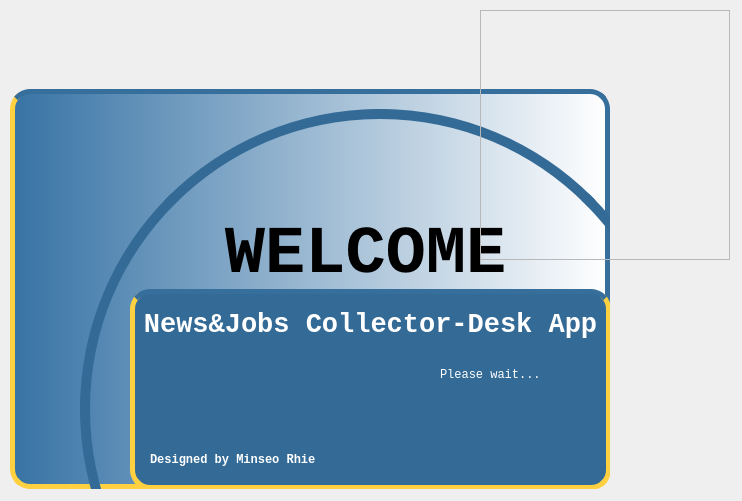
<?xml version="1.0" encoding="UTF-8"?>
<ui version="4.0">
 <class>MainWindow</class>
 <widget class="QMainWindow" name="MainWindow">
  <property name="geometry">
   <rect>
    <x>0</x>
    <y>0</y>
    <width>742</width>
    <height>501</height>
   </rect>
  </property>
  <property name="windowTitle">
   <string>MainWindow</string>
  </property>
  <widget class="QWidget" name="centralwidget">
   <widget class="QFrame" name="main_bg_frame">
    <property name="geometry">
     <rect>
      <x>10</x>
      <y>89</y>
      <width>600</width>
      <height>400</height>
     </rect>
    </property>
    <property name="styleSheet">
     <string notr="true">border-radius: 20px;
background-color: qlineargradient(spread:pad, x1:0, y1:1, x2:1, y2:1, stop:0 rgba(55, 115, 165, 255), stop:1 rgba(255, 255, 255, 255));
border-bottom: 5px solid rgb(255, 209, 65);
border-right: 5px solid rgb(54, 110, 156);
border-top: 5px solid rgb(54, 110, 156);
border-left: 5px solid rgb(255, 209, 65);</string>
    </property>
    <property name="frameShape">
     <enum>QFrame::StyledPanel</enum>
    </property>
    <property name="frameShadow">
     <enum>QFrame::Raised</enum>
    </property>
    <widget class="QFrame" name="logo_frame">
     <property name="geometry">
      <rect>
       <x>0</x>
       <y>0</y>
       <width>181</width>
       <height>151</height>
      </rect>
     </property>
     <property name="styleSheet">
      <string notr="true">image: url(:/images/image/python_logo.png);
background-color: none;
border: none</string>
     </property>
     <property name="frameShape">
      <enum>QFrame::StyledPanel</enum>
     </property>
     <property name="frameShadow">
      <enum>QFrame::Raised</enum>
     </property>
    </widget>
    <widget class="QFrame" name="middle_line_first">
     <property name="geometry">
      <rect>
       <x>70</x>
       <y>20</y>
       <width>600</width>
       <height>600</height>
      </rect>
     </property>
     <property name="styleSheet">
      <string notr="true">background-color: none;
border: 10px solid rgb(51, 106, 150);
border-radius: 300px;</string>
     </property>
     <property name="frameShape">
      <enum>QFrame::StyledPanel</enum>
     </property>
     <property name="frameShadow">
      <enum>QFrame::Raised</enum>
     </property>
    </widget>
    <widget class="QLabel" name="welcome_label">
     <property name="geometry">
      <rect>
       <x>180</x>
       <y>130</y>
       <width>351</width>
       <height>71</height>
      </rect>
     </property>
     <property name="font">
      <font>
       <family>Courier New</family>
       <pointsize>50</pointsize>
       <weight>75</weight>
       <bold>true</bold>
      </font>
     </property>
     <property name="styleSheet">
      <string notr="true">border: none;
background-color: none;</string>
     </property>
     <property name="text">
      <string>WELCOME</string>
     </property>
     <property name="alignment">
      <set>Qt::AlignCenter</set>
     </property>
    </widget>
    <widget class="QFrame" name="more_info_frame">
     <property name="geometry">
      <rect>
       <x>120</x>
       <y>200</y>
       <width>481</width>
       <height>201</height>
      </rect>
     </property>
     <property name="styleSheet">
      <string notr="true">background-color: rgb(51, 106, 150);
border-bottom: 5px solid rgb(255, 209, 65);
border-top: 5px solid rgb(54, 110, 156);
border-right: 5px solid rgb(255, 209, 65);
border-left: 5px solid rgb(255, 209, 65);
border-radius: 20px;</string>
     </property>
     <property name="frameShape">
      <enum>QFrame::StyledPanel</enum>
     </property>
     <property name="frameShadow">
      <enum>QFrame::Raised</enum>
     </property>
     <widget class="QLabel" name="label">
      <property name="geometry">
       <rect>
        <x>10</x>
        <y>10</y>
        <width>461</width>
        <height>51</height>
       </rect>
      </property>
      <property name="font">
       <font>
        <family>Consolas</family>
        <pointsize>20</pointsize>
        <weight>75</weight>
        <bold>true</bold>
       </font>
      </property>
      <property name="styleSheet">
       <string notr="true">border:none;
color:rgb(255, 255, 255);</string>
      </property>
      <property name="text">
       <string>News&amp;Jobs Collector-Desk App</string>
      </property>
      <property name="alignment">
       <set>Qt::AlignCenter</set>
      </property>
     </widget>
     <widget class="QLabel" name="label_2">
      <property name="geometry">
       <rect>
        <x>310</x>
        <y>60</y>
        <width>141</width>
        <height>51</height>
       </rect>
      </property>
      <property name="font">
       <font>
        <family>Consolas</family>
       </font>
      </property>
      <property name="styleSheet">
       <string notr="true">border:none;
color:rgb(255, 255, 255);</string>
      </property>
      <property name="text">
       <string>Please wait...</string>
      </property>
     </widget>
     <widget class="QLabel" name="credit_label">
      <property name="geometry">
       <rect>
        <x>20</x>
        <y>150</y>
        <width>221</width>
        <height>41</height>
       </rect>
      </property>
      <property name="font">
       <font>
        <family>Consolas</family>
        <weight>75</weight>
        <bold>true</bold>
       </font>
      </property>
      <property name="styleSheet">
       <string notr="true">border:none;
color: rgb(255, 255, 255);</string>
      </property>
      <property name="text">
       <string>Designed by Minseo Rhie</string>
      </property>
     </widget>
    </widget>
   </widget>
   <widget class="QFrame" name="python_frame">
    <property name="geometry">
     <rect>
      <x>480</x>
      <y>10</y>
      <width>250</width>
      <height>250</height>
     </rect>
    </property>
    <property name="styleSheet">
     <string notr="true">image: url(:/images/image/python.png);</string>
    </property>
    <property name="frameShape">
     <enum>QFrame::StyledPanel</enum>
    </property>
    <property name="frameShadow">
     <enum>QFrame::Raised</enum>
    </property>
   </widget>
  </widget>
 </widget>
 <resources>
  <include location="python_app.qrc"/>
 </resources>
 <connections/>
</ui>
